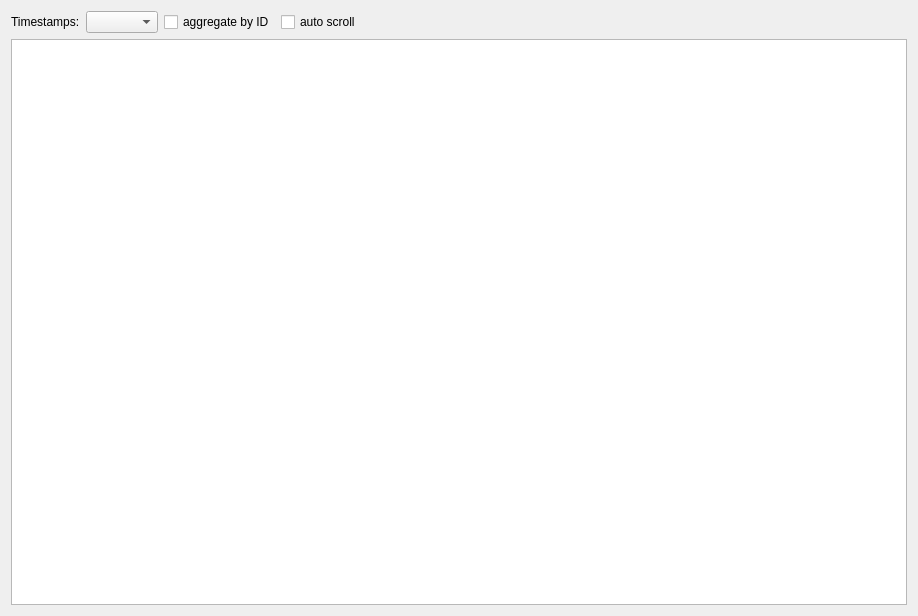
<?xml version="1.0" encoding="UTF-8"?>
<ui version="4.0">
 <class>TraceWindow</class>
 <widget class="QWidget" name="TraceWindow">
  <property name="geometry">
   <rect>
    <x>0</x>
    <y>0</y>
    <width>918</width>
    <height>616</height>
   </rect>
  </property>
  <property name="windowTitle">
   <string>Trace View</string>
  </property>
  <layout class="QVBoxLayout" name="verticalLayout">
   <item>
    <widget class="QWidget" name="widget" native="true">
     <layout class="QHBoxLayout" name="horizontalLayout">
      <property name="leftMargin">
       <number>0</number>
      </property>
      <property name="topMargin">
       <number>0</number>
      </property>
      <property name="rightMargin">
       <number>0</number>
      </property>
      <property name="bottomMargin">
       <number>0</number>
      </property>
      <item>
       <widget class="QLabel" name="label">
        <property name="text">
         <string>Timestamps:</string>
        </property>
       </widget>
      </item>
      <item>
       <widget class="QComboBox" name="cbTimestampMode"/>
      </item>
      <item>
       <widget class="QCheckBox" name="cbAggregated">
        <property name="text">
         <string>aggregate by ID</string>
        </property>
        <property name="checked">
         <bool>false</bool>
        </property>
       </widget>
      </item>
      <item>
       <widget class="QCheckBox" name="cbAutoScroll">
        <property name="text">
         <string>auto scroll</string>
        </property>
       </widget>
      </item>
      <item>
       <spacer name="horizontalSpacer">
        <property name="orientation">
         <enum>Qt::Horizontal</enum>
        </property>
        <property name="sizeHint" stdset="0">
         <size>
          <width>40</width>
          <height>20</height>
         </size>
        </property>
       </spacer>
      </item>
     </layout>
    </widget>
   </item>
   <item>
    <widget class="QTreeView" name="tree">
     <property name="verticalScrollMode">
      <enum>QAbstractItemView::ScrollPerPixel</enum>
     </property>
    </widget>
   </item>
  </layout>
 </widget>
 <resources/>
 <connections/>
</ui>
